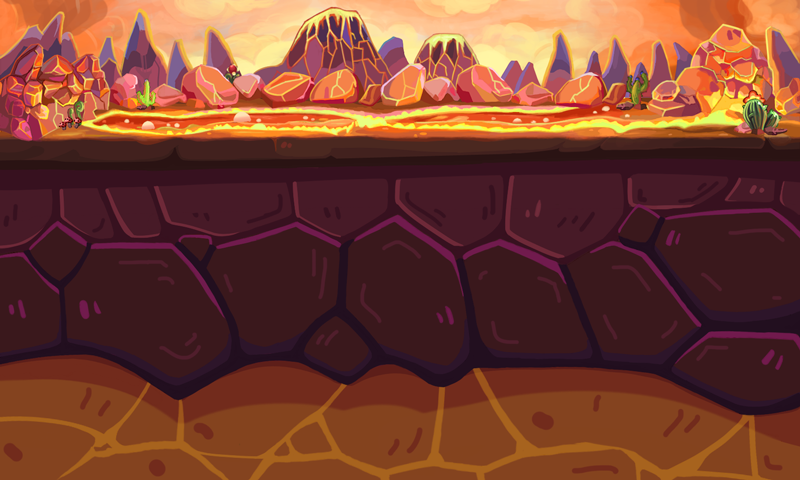

This is a level from a 2D game, rendered from its Tiled map with the project's own tilesets. A one-line summary and the map file follow, with tile-layer data summarised:
An orthogonal 25x15 tile map with 32x32 px tiles, 1 tile layer (bg) and 42 objects.

<map version="1.0" orientation="orthogonal" width="25" height="15" tilewidth="32" tileheight="32">
 <tileset firstgid="1" name="bg04" tilewidth="32" tileheight="32">
  <image source="bg04.png" width="800" height="480" />
 </tileset>
 <layer name="bg" width="25" height="15">
  <data>[375 cells, 375 non-empty, 375 distinct tile ids]</data>
 </layer>
 <objectgroup name="logic" width="25" height="15" opacity="0.9">
  <object x="0" y="0" width="32" height="32">
   <properties>
    <property name="coins" value="3000" />
    <property name="map" value="04" />
    <property name="nextscene" value="73" />
    <property name="nextscene2" value="66" />
    <property name="scene" value="65" />
    <property name="time" value="60" />
    <property name="typeid" value="999" />
   </properties>
  </object>
  <object x="205" y="254" width="64" height="64">
   <properties>
    <property name="typeid" value="04001" />
   </properties>
  </object>
  <object x="106" y="244" width="32" height="32">
   <properties>
    <property name="typeid" value="04017" />
   </properties>
  </object>
  <object x="597" y="168" width="64" height="64">
   <properties>
    <property name="typeid" value="04004" />
   </properties>
  </object>
  <object x="359" y="217" width="64" height="64">
   <properties>
    <property name="typeid" value="05015" />
   </properties>
  </object>
  <object x="343" y="288" width="96" height="96">
   <properties>
    <property name="typeid" value="04008" />
   </properties>
  </object>
  <object x="162" y="245" width="32" height="32">
   <properties>
    <property name="typeid" value="04010" />
   </properties>
  </object>
  <object x="542" y="344" width="32" height="32">
   <properties>
    <property name="typeid" value="04009" />
   </properties>
  </object>
  <object x="83" y="282" width="64" height="64">
   <properties>
    <property name="typeid" value="05015" />
   </properties>
  </object>
  <object x="630" y="286" width="64" height="64">
   <properties>
    <property name="typeid" value="05015" />
   </properties>
  </object>
  <object x="163" y="326" width="32" height="32">
   <properties>
    <property name="typeid" value="04010" />
   </properties>
  </object>
  <object x="164" y="284" width="32" height="32">
   <properties>
    <property name="typeid" value="04010" />
   </properties>
  </object>
  <object x="162" y="365" width="32" height="32">
   <properties>
    <property name="typeid" value="04010" />
   </properties>
  </object>
  <object x="199" y="400" width="32" height="32">
   <properties>
    <property name="typeid" value="04010" />
   </properties>
  </object>
  <object x="240" y="399" width="32" height="32">
   <properties>
    <property name="typeid" value="04010" />
   </properties>
  </object>
  <object x="286" y="327" width="32" height="32">
   <properties>
    <property name="typeid" value="04010" />
   </properties>
  </object>
  <object x="285" y="282" width="32" height="32">
   <properties>
    <property name="typeid" value="04010" />
   </properties>
  </object>
  <object x="284" y="240" width="32" height="32">
   <properties>
    <property name="typeid" value="04010" />
   </properties>
  </object>
  <object x="241" y="202" width="32" height="32">
   <properties>
    <property name="typeid" value="04010" />
   </properties>
  </object>
  <object x="198" y="203" width="32" height="32">
   <properties>
    <property name="typeid" value="04010" />
   </properties>
  </object>
  <object x="495" y="206" width="32" height="32">
   <properties>
    <property name="typeid" value="04010" />
   </properties>
  </object>
  <object x="540" y="206" width="32" height="32">
   <properties>
    <property name="typeid" value="04010" />
   </properties>
  </object>
  <object x="586" y="242" width="32" height="32">
   <properties>
    <property name="typeid" value="04010" />
   </properties>
  </object>
  <object x="588" y="287" width="32" height="32">
   <properties>
    <property name="typeid" value="04010" />
   </properties>
  </object>
  <object x="588" y="329" width="32" height="32">
   <properties>
    <property name="typeid" value="04010" />
   </properties>
  </object>
  <object x="543" y="396" width="32" height="32">
   <properties>
    <property name="typeid" value="04010" />
   </properties>
  </object>
  <object x="503" y="398" width="32" height="32">
   <properties>
    <property name="typeid" value="04010" />
   </properties>
  </object>
  <object x="460" y="361" width="32" height="32">
   <properties>
    <property name="typeid" value="04010" />
   </properties>
  </object>
  <object x="458" y="322" width="32" height="32">
   <properties>
    <property name="typeid" value="04010" />
   </properties>
  </object>
  <object x="457" y="285" width="32" height="32">
   <properties>
    <property name="typeid" value="04010" />
   </properties>
  </object>
  <object x="454" y="240" width="32" height="32">
   <properties>
    <property name="typeid" value="04010" />
   </properties>
  </object>
  <object x="114" y="169" width="64" height="64">
   <properties>
    <property name="typeid" value="04004" />
   </properties>
  </object>
  <object x="508" y="258" width="64" height="64">
   <properties>
    <property name="typeid" value="04001" />
   </properties>
  </object>
  <object x="587" y="369" width="32" height="32">
   <properties>
    <property name="typeid" value="04009" />
   </properties>
  </object>
  <object x="243" y="350" width="32" height="32">
   <properties>
    <property name="typeid" value="04009" />
   </properties>
  </object>
  <object x="283" y="373" width="32" height="32">
   <properties>
    <property name="typeid" value="04009" />
   </properties>
  </object>
  <object x="323" y="389" width="32" height="32">
   <properties>
    <property name="typeid" value="04009" />
   </properties>
  </object>
  <object x="310" y="190" width="32" height="32">
   <properties>
    <property name="typeid" value="04016" />
   </properties>
  </object>
  <object x="442" y="188" width="32" height="32">
   <properties>
    <property name="typeid" value="04014" />
   </properties>
  </object>
  <object x="642" y="241" width="32" height="32">
   <properties>
    <property name="typeid" value="04015" />
   </properties>
  </object>
  <object x="627" y="395" width="32" height="32">
   <properties>
    <property name="typeid" value="04009" />
   </properties>
  </object>
  <object x="103" y="398" width="32" height="32">
   <properties>
    <property name="typeid" value="04009" />
   </properties>
  </object>
 </objectgroup>
</map>